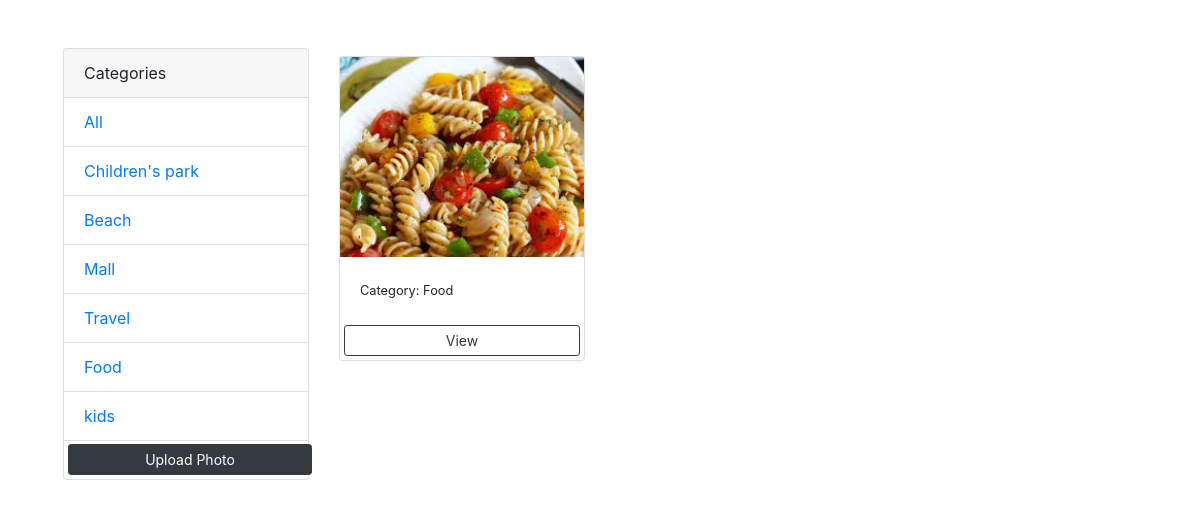
The app's page /?category=Food with its own data.
### PhotoApp/models.py (models this page shows, shortened)
class Category(models.Model):
    name        =   models.CharField(max_length=100,null=False,blank=False)

class Photo(models.Model):
    category           =   models.ForeignKey(Category,on_delete=models.SET_NULL,null=True,blank=True)
    image              =   models.ImageField(null=False,blank=False)
    description        =   models.TextField()

### PhotoApp/views.py (the view)
# urls.py: path('',views.GalleryFunction,name="Gallery"),
def GalleryFunction(request):
    category = request.GET.get('category')
    if category==None:
        photos = Photo.objects.all()
    else:
        photos = Photo.objects.filter(category__name=category)
    categories  =Category.objects.all()
    context={'key':categories,'key1':photos}
    return render(request,'Gallery.html',context)

### templates/Gallery.html (shortened to what this page needs)
<!doctype html>
<html lang="en">
<head>
    <link rel="stylesheet" href="https://cdn.jsdelivr.net/npm/bootstrap@4.0.0/dist/css/bootstrap.min.css">
</head>
<body class="m-5">
<div class="container">
    <div class="row">
        <div class="col-md-3">
            <div class="card">
            <div class="card-header" >
                Categories
            </div>
                <ul class="list-group list-group-flush">
                    <li class="list-group-item"><a href="{% url 'Gallery' %}">All</a></li>
                    {% for i in key %}
                         <li class="list-group-item"><a href="{% url 'Gallery' %}?category={{i.name}}">{{i.name}}</a></li>
                    {% endfor %}
                    <a href="{% url 'Upload' %}" class="btn btn-dark btn-block btn-sm m-1" >Upload Photo</a>
                </ul>
            </div>
        </div>
        <div class="col-md-9">
            <div class="row">
                {% for i in key1 %}
                <div class="col-md-4">
                    <div class="card my-2" >
                    <img class="image-thubmbnails" src="{{i.image.url}}" alt="Card image cap">
                    <div class="card-body">
                        <small>Category: {{i.category.name}}</small>
                </div>
                        <a href="{% url 'Photo' i.id  %}" class="btn btn-outline-dark btn-sm m-1">View</a>
                </div>
                </div>
                {% empty %}
                <h3>No Photos</h3>
                {% endfor %}
            </div>
        </div>
    </div>
</div>
</body>
</html>

### templates/Gallery.html (style rules this page uses)
.image-thubmbnails { height:200px; object-fit:cover; }

### records on screen
Category: name "Children's park"
Category: name "Beach"
Category: name "Mall"
Category: name "Travel"
Category: name "Food"
Category: name "kids"
Photo: image (picture), category.name "Food"
